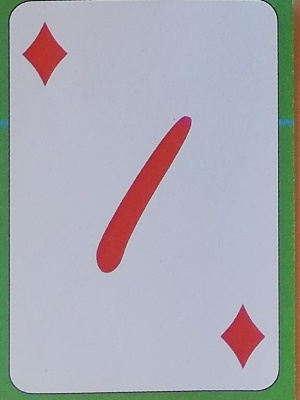
#> input picture yuan/1_and_j/10.jpg, 300 x 400 px; its folder holds only this picture in this run
$ python recognition_digit.py
#> lines starting #> are read from the running program, lines starting #| are printed output that depends on the picture; after the words box and inside, x2 and y2 are one past the last pixel; in counts of white or black regions, pixels touching at a corner belong together
### yuan/card_segmentation.py
# -*- coding: utf-8 -*-
"""
Created on Sat May 29 00:21:16 2021

@author: 86131
"""
import cv2
import numpy as np
import matplotlib.pyplot as plt
from copy import deepcopy
from sklearn.cluster import KMeans
import os
from scipy import ndimage
from skimage import restoration

def read_image(filename):
    img = cv2.imread(filename)
    img = cv2.cvtColor(img, cv2.COLOR_BGR2RGB)
    return img

# [183 lines left out: functions mask_range, mask_thre, mask_dealer, players_clustering, find_corners, affin_transform, not called in this run]

def walkFile(file):
    file_list =[]
    for root, dirs, files in os.walk(file):
        for f in files:

            #print(os.path.join(root, f))
            file_list.append(os.path.join(root, f))

    return file_list
'''
def intensity_normalization(img):

    img_hsv = cv2.cvtColor(img, cv2.COLOR_RGB2HSV)

    # normalize channel v (brightness channel)
    img_hsv[:,:,2] = np.uint8(255*(1.0*(img_hsv[:,:,2] - img_hsv[:,:,2].min())/(img_hsv[:,:,2].max()-img_hsv[:,:,2].min())))

    # convert image back to RGB
    img_rgb = cv2.cvtColor(img_hsv, cv2.COLOR_HSV2RGB)
    img_rgb[img_rgb > 255] = 255
    img_rgb[img_rgb < 0] = 0

    return np.float32(img_rgb)
'''
###########################################################################

"""
file_list = walkFile("train_games")
file_pics=[]
print(file_list)
for file in file_list:
    if file.endswith('.jpg'):
       file_pics.append(file)

print(file_pics)

#file_pics = ['train_games\\game7\\12.jpg']

for file in file_pics:
    image = read_image(file)

    #psf = np.ones((5, 5)) / 25
    #image = restoration.wiener(image, psf, 1100)
    #image = intensity_normalization(image)
    mask_t = mask_thre(image)

    image = mask_dealer(image)

    mask_r = mask_range(image)
    #mask_t = mask_thre(image)
    #plt.imshow(mask_t)

    labeled_array, num_features = ndimage.label(mask_t, structure = np.ones((3,3)))

    for i in range(num_features):
        if np.sum(mask_r[labeled_array == i+1]) < 255 * 600:
            mask_t[labeled_array == i+1] = 0

    #plt.imshow(mask_r)

    mask = np.uint8(mask_t)

    players,centers,points_f,labels = players_clustering(mask)
    cards,left_lowers,right_lowers,right_uppers = find_corners(players,centers,image)
    # plots for debug
    c_x=[]
    c_y=[]
    for center in centers:
        c_x.append(center[0])
        c_y.append(center[1])

    corner_x = []
    corner_y = []
    for i in range(4):
        corner_x.append(left_lowers[i][0])
        corner_x.append(right_lowers[i][0])
        corner_x.append(right_uppers[i][0])
        corner_y.append(left_lowers[i][1])
        corner_y.append(right_lowers[i][1])
        corner_y.append(right_uppers[i][1])


    for i in range(1,5):
        plt.subplot(2,3,i)
        plt.imshow(cards[i-1])
        #cv2.imwrite(f'cards_latest/{file[12:17]}_player{i}_{file[18:]}', cv2.cvtColor(cards[i-1], cv2.COLOR_RGB2BGR))

    plt.subplot(2,3,5)
    plt.scatter(c_x, c_y,s=10, lw=0, cmap='RdYlGn')
    plt.imshow(mask)

    plt.subplot(2,3,6)
    plt.scatter(points_f[:, 0], points_f[:, 1], c=labels, s=10, lw=0, cmap='RdYlGn')
    plt.scatter(corner_x, corner_y,s=10, lw=0, cmap='RdYlGn')
    plt.imshow(mask)
    plt.show()
"""

### yuan/find_suite.py
import lib,card_segmentation
import matplotlib.pyplot as plt
import numpy as np
from scipy.ndimage.interpolation import rotate
from skimage.measure import label
from skimage.filters import threshold_otsu
from skimage.color import rgb2gray
import cv2
from skimage.feature import match_template
from collections import Counter
from scipy import ndimage


# [89 lines left out: functions crop_suite, detect_color, affin_transform_suites, not called in this run]

def binary_transform(res):
    grayscale = rgb2gray(res)

    thresh = threshold_otsu(grayscale)

    binary = grayscale< thresh

    return binary

# [69 lines left out: functions show_suites_for_all_players, load_template_suites, not called in this run]

##################################
"""
template_dict = {}
template_dict = load_template_suites()
file ='train_games/game4/8.jpg'
show_suites_for_all_players(file)
"""

"""
# 1. find a card for each suite
suite_model_cards={} # store 4 cards 4 different suite
suite_tab = ['diamond','heart','club','spade']

file1 = "train_games/game1/3.jpg"
image1 = lib.read_image(file1)
image_dealer1 = lib.mask_dealer(image1)
extracted1 = lib.mask_for_extract_cards(image_dealer1)
players,centers,points_f,labels = lib.players_clustering(extracted1)
cards1,left_lowers,right_lowers,right_uppers = lib.find_corners(players,centers,image1)


file2 = "train_games/game1/2.jpg"
image2 = lib.read_image(file2)
image_dealer2 = lib.mask_dealer(image2)
extracted2 = lib.mask_for_extract_cards(image_dealer2)
players,centers,points_f,labels = lib.players_clustering(extracted2)
cards2,left_lowers,right_lowers,right_uppers = lib.find_corners(players,centers,image2)


# 2. Collect them
suite_model_cards['diamond'] = cards1[0]
suite_model_cards['heart'] = cards1[1]
suite_model_cards['club'] = cards1[2]
suite_model_cards['spade'] = cards2[0]


template = {}
# 3.  creation of template for all suites
for i in range(4):
    cropped_suite,xmin,xmax,ymin,ymax = crop_suite(suite_model_cards[suite_tab[i]]) # need return
    #plt.imshow(cropped_suite)
    res = affin_transform_suites(cropped_suite,xmin,xmax,ymin,ymax)
    template[suite_tab[i]] = res
    # 4 dectect color
    color = detect_color(xmin,xmax,ymin,ymax,suite_model_cards[suite_tab[i]])

for i in range(4):
    plt.subplot(1,4,i+1)
    plt.imshow(template[suite_tab[i]])
    cv2.imwrite('template_'+ suite_tab[i]+'.jpg', template[suite_tab[i]] )
plt.show()

#plt.show()
"""

"""


template_dict={}
template_list = card_segmentation.walkFile('yuan//templates')
for file in template_list:
    if 'club' in file:
        template_dict['club'] = binary_transform(lib.read_image(file))
    if 'diamond' in file:
        template_dict['diamond'] = binary_transform(lib.read_image(file))
    if 'heart' in file:
        template_dict['heart'] = binary_transform(lib.read_image(file))
    if 'spade' in file:
        template_dict['spade'] = binary_transform(lib.read_image(file))


suite_tab = ['diamond','heart','club','spade']
for i in range(4):
    plt.subplot(1,4,i+1)
    plt.imshow(template_dict[suite_tab[i]])
plt.show()


file = "train_games/game4/4.jpg"
image = card_segmentation.read_image(file)
image_dealer = card_segmentation.mask_dealer(image)
plt.imshow(image_dealer)
plt.show()
extracted = card_segmentation.mask_for_extract_cards(image_dealer)
plt.imshow(extracted)
plt.show()
players,centers,points_f,labels = card_segmentation.players_clustering(extracted)
cards,left_lowers,right_lowers,right_uppers = card_segmentation.find_corners(players,centers,image)
#print(left_lowers,right_lowers,right_uppers)
for i in range(4):
    plt.subplot(1,4,i+1)
    plt.imshow(cards[i])
    plt.title('player '+ str(i+1) )
plt.show()

for i in range(4):
    cropped_suite,xmin,xmax,ymin,ymax = crop_suite(cards[i])
    color = detect_color(xmin,xmax,ymin,ymax,cards[i])
    res = affin_transform_suites(cropped_suite,xmin,xmax,ymin,ymax) # affin transform with h=63, w=46
    bin_res = binary_transform(res)

    best_score = 0.0
    best_index = None
    for j in range(4):
        result = match_template(bin_res, template_dict[suite_tab[j]])
        result = abs(result)
        if result > best_score:
            best_score = result
            best_index = j
    print("player: ", i+1)
    print("matching suite: ", suite_tab[best_index])
    plt.imshow(bin_res)
plt.show()

"""

### yuan/recognition_digit.py
import card_segmentation,find_suite
import numpy as np
from scipy import ndimage
from skimage.measure import label
from skimage.filters import threshold_otsu
from skimage.color import rgb2gray
import cv2
import matplotlib.pyplot as plt
from skimage.morphology import thin


# [43 lines left out: functions find_king, extract_card, not called in this run]

def load_1_J_training(folder):
    file_list = card_segmentation.walkFile(folder)

    ones_im = []
    Js_im = []
    print(file_list)
    for file in file_list:
        if file.endswith('.jpg') and 'J' in file:
            image = card_segmentation.read_image(file)
            Js_im.append(image)
        else:
            image = card_segmentation.read_image(file)
#> in read_image, img is the input picture: shape (400, 300, 3); mean B, G, R 177.2, 170.2, 168.3
            ones_im.append(image)

    return ones_im,Js_im

def thin_images (J_images, one_images):
    xmin = 45
    ymin = 110
    xmax = 250
    ymax = 286

    J_im_copy = J_images.copy()
    Js_thin=[]

    one_im_copy = one_images.copy()
    ones_thin=[]


    for im in J_im_copy:
        im = im[ymin:ymax,xmin:xmax]
        bin_im = find_suite.binary_transform(im)
        Js_thin.append(thin(bin_im))


    for im in one_im_copy:
        im = im[ymin:ymax,xmin:xmax]
        bin_im = find_suite.binary_transform(im)
        ones_thin.append(thin(bin_im))


    return Js_thin,ones_thin


# [50 lines left out: functions thin_images_test_one_card, compute_dft, not called in this run]

def plot_result(Js_thin,ones_thin, f1, f2,rotation = None,scaling = None,translation = None):
    A1=[]
    A2=[]

    for i in range (0,8,1):
        x_1,y_1=compute_dft(Js_thin[i],f1,f2)
        A1.append(x_1)
        A2.append(y_1)


    A3=[]
    A4=[]
    for i in range (0,8,1):
        x_0,y_0=compute_dft(ones_thin[i],f1,f2)
        A3.append(x_0)
        A4.append(y_0)

    return A1,A2,A3,A4

# [30 lines left out: function one_or_J, not called in this run]


### fourrier descriptor ###


# construct the FD classifier
ones_im,Js_im = load_1_J_training('yuan/1_and_j')
#> ones_im = 1 item; Js_im = []
Js_thin,ones_thin = thin_images(Js_im, ones_im)
#> in thin_images, `one_im_copy = one_images.copy()`: one_im_copy = 1 item
#> after the loop in thin_images, `for im in J_im_copy:`: Js_thin = []
#> the loop in thin_images, `for im in one_im_copy:` made 1 pass
#> thresh in binary_transform on pass 1: 0.519
#> pass 1, in thin_images, `im = im[ymin:ymax,xmin:xmax]`:
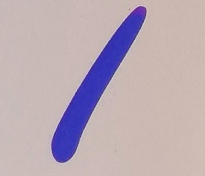
#> im: shape (176, 205, 3); mean of channels 0, 1, 2 180.3, 171.3, 186.7; drawn as B, G, R
#> pass 1, in binary_transform, `grayscale = rgb2gray(res)`:
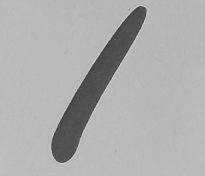
#> grayscale: shape (176, 205) float64; min 0.224, max 0.826, mean 0.684
#> pass 1, in binary_transform, `binary = grayscale< thresh`:
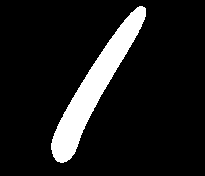
#> binary: shape (176, 205) bool; 10.7% white; 1 white region, box (x1, y1, x2, y2) and area: (51, 6, 146, 163) 3848
#> after the loop in thin_images, `for im in one_im_copy:`: ones_thin = 1 item
#> Js_thin = []; ones_thin = 1 item
o_J_0,o_J_1,o_1_0,o_1_1 = plot_result(Js_thin, ones_thin,1,2)
#> after the loop in plot_result, `for i in range (0,8,1):`: A1 = []
#> (the run stopped early here; a loop or call above may not have finished)

$ run again, on yuan/1_and_j/14.jpg
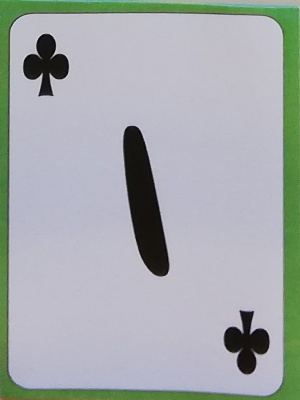
#> input picture yuan/1_and_j/14.jpg, 300 x 400 px
#> in read_image, img is the input picture: shape (400, 300, 3); mean B, G, R 172.4, 170.5, 165.2
#> ones_im = 1 item; Js_im = []
#> one_im_copy = 1 item
#> after the loop in thin_images, `for im in J_im_copy:`: Js_thin = []
#> the loop in thin_images, `for im in one_im_copy:` made 1 pass
#> thresh in binary_transform on pass 1: 0.404
#> pass 1, in thin_images, `im = im[ymin:ymax,xmin:xmax]`:
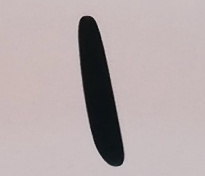
#> im: shape (176, 205, 3); mean of channels 0, 1, 2 170.5, 169.4, 181.4; drawn as B, G, R
#> pass 1, in binary_transform, `binary = grayscale< thresh`:
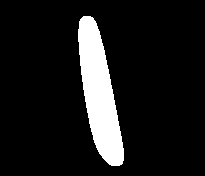
#> binary: shape (176, 205) bool; 10.7% white; 1 white region, box (x1, y1, x2, y2) and area: (78, 16, 124, 166) 3864
#> after the loop in thin_images, `for im in one_im_copy:`: ones_thin = 1 item
#> `Js_thin,ones_thin = thin_images(Js_im, ones_im)`: Js_thin = []; ones_thin = 1 item
#> after the loop in plot_result, `for i in range (0,8,1):`: A1 = []

$ run again, on yuan/1_and_j/16.jpg
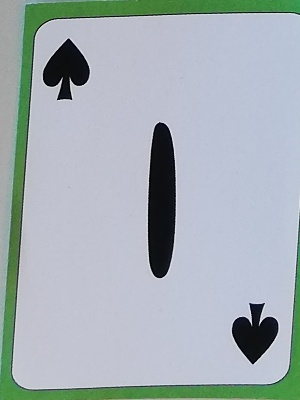
#> input picture yuan/1_and_j/16.jpg, 300 x 400 px
#> in read_image, img is the input picture: shape (400, 300, 3); mean B, G, R 180.7, 175.7, 165.2
#> ones_im = 1 item; Js_im = []
#> one_im_copy = 1 item
#> after the loop in thin_images, `for im in J_im_copy:`: Js_thin = []
#> the loop in thin_images, `for im in one_im_copy:` made 1 pass
#> thresh in binary_transform on pass 1: 0.409
#> pass 1, in thin_images, `im = im[ymin:ymax,xmin:xmax]`:
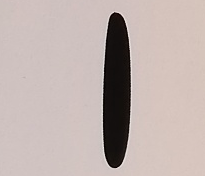
#> im: shape (176, 205, 3); mean of channels 0, 1, 2 173.2, 176.9, 190.6; drawn as B, G, R
#> pass 1, in binary_transform, `binary = grayscale< thresh`:
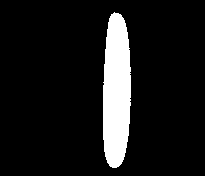
#> binary: shape (176, 205) bool; 10.1% white; 1 white region, box (x1, y1, x2, y2) and area: (103, 12, 131, 168) 3630
#> after the loop in thin_images, `for im in one_im_copy:`: ones_thin = 1 item
#> `Js_thin,ones_thin = thin_images(Js_im, ones_im)`: Js_thin = []; ones_thin = 1 item
#> after the loop in plot_result, `for i in range (0,8,1):`: A1 = []

$ run again, on yuan/1_and_j/11.jpg
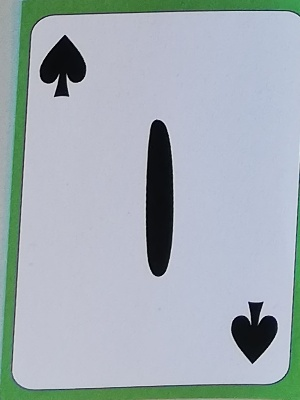
#> input picture yuan/1_and_j/11.jpg, 300 x 400 px
#> in read_image, img is the input picture: shape (400, 300, 3); mean B, G, R 180.9, 174.4, 163.2
#> ones_im = 1 item; Js_im = []
#> one_im_copy = 1 item
#> after the loop in thin_images, `for im in J_im_copy:`: Js_thin = []
#> the loop in thin_images, `for im in one_im_copy:` made 1 pass
#> thresh in binary_transform on pass 1: 0.407
#> pass 1, in thin_images, `im = im[ymin:ymax,xmin:xmax]`:
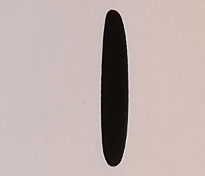
#> im: shape (176, 205, 3); mean of channels 0, 1, 2 170.5, 174.5, 188.9; drawn as B, G, R
#> pass 1, in binary_transform, `binary = grayscale< thresh`:
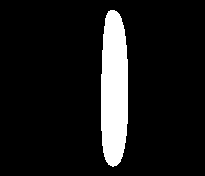
#> binary: shape (176, 205) bool; 10.1% white; 1 white region, box (x1, y1, x2, y2) and area: (101, 10, 128, 167) 3628
#> after the loop in thin_images, `for im in one_im_copy:`: ones_thin = 1 item
#> `Js_thin,ones_thin = thin_images(Js_im, ones_im)`: Js_thin = []; ones_thin = 1 item
#> after the loop in plot_result, `for i in range (0,8,1):`: A1 = []
